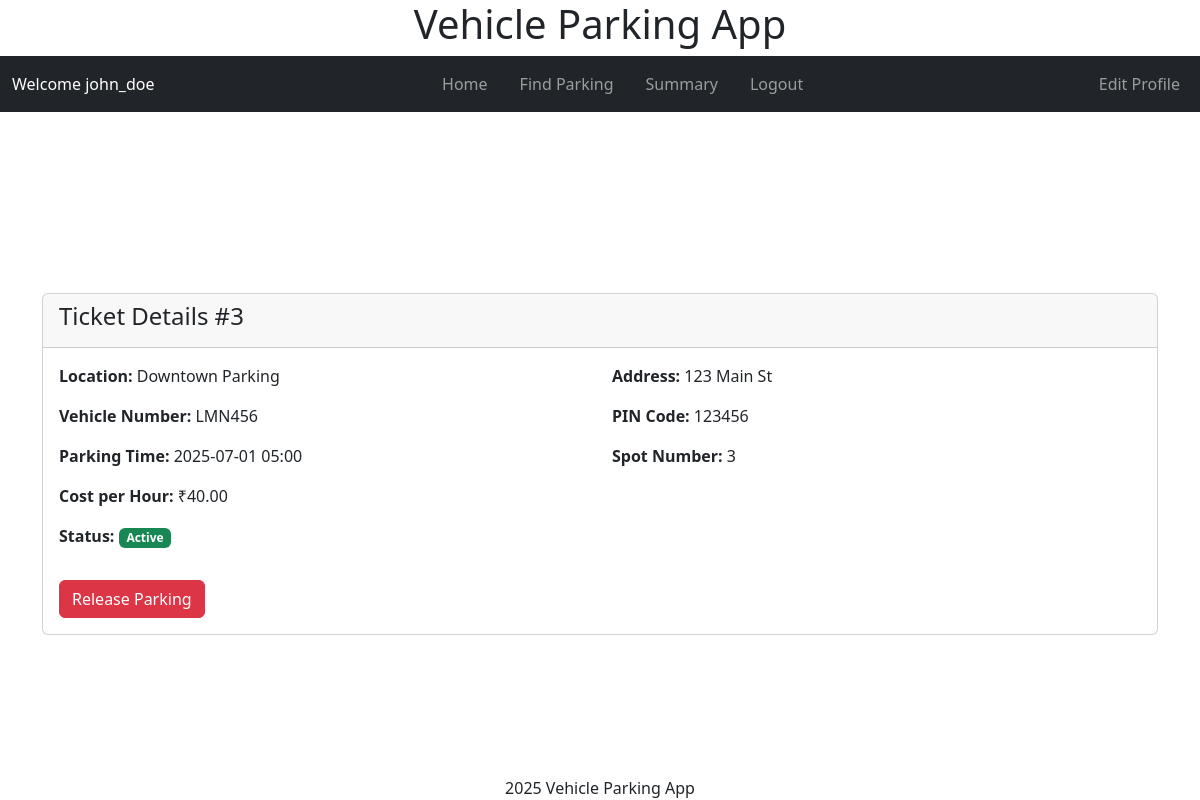
Screenshot of /user/view_ticket/3 (signed in) with the database file from the repository.
### models/models.py (models this page shows, shortened)
class User(db.Model, UserMixin):
    id = db.Column(db.Integer, primary_key=True)
    username = db.Column(db.String(80), unique=True, nullable=False)
    fullname = db.Column(db.String(255), nullable=False)
    address = db.Column(db.Text, nullable=False)
    pincode = db.Column(db.String(10), nullable=False)
    is_admin = db.Column(db.Boolean, default=False, nullable=False)
    parking_tickets = db.relationship('Ticket', backref='user', lazy=True)
    password_hash = db.Column(db.String(128), nullable=False)

class Ticket(db.Model):
    id = db.Column(db.Integer, primary_key=True)
    active = db.Column(db.Boolean, default=True, nullable=False)
    spot_id = db.Column(db.Integer, db.ForeignKey('parking_spot.id'), nullable=False)
    user_id = db.Column(db.Integer, db.ForeignKey('user.id'), nullable=False)
    vehicle_number = db.Column(db.String(20), nullable=False)
    parking_timestamp = db.Column(db.DateTime, nullable=False)
    leaving_timestamp = db.Column(db.DateTime)
    duration = db.Column(db.Float)
    total_cost = db.Column(db.Numeric(10, 2))
    parking_cost_per_unit_time = db.Column(db.Numeric(8, 2), nullable=False)

class ParkingLot(db.Model):
    id = db.Column(db.Integer, primary_key=True)
    prime_location_name = db.Column(db.String(255), nullable=False)
    price = db.Column(db.Numeric(10, 2), nullable=False)
    address = db.Column(db.Text, nullable=False)
    pin_code = db.Column(db.String(10), nullable=False)
    maximum_number_of_spots = db.Column(db.Integer, nullable=False)
    spots = db.relationship('ParkingSpot', backref='lot', lazy=True,
                          cascade='all, delete-orphan')

class ParkingSpot(db.Model):
    id = db.Column(db.Integer, primary_key=True)
    lot_id = db.Column(db.Integer, db.ForeignKey('parking_lot.id'), nullable=False)
    status = db.Column(db.String(1), nullable=False, default='A')
    tickets = db.relationship('Ticket', backref='spot', lazy=True,
                            cascade='all, delete-orphan')

### controllers/user_controllers.py (the view)
@app.route('/user/view_ticket/<int:ticket_id>')
@user_required
def view_ticket(ticket_id):
    ticket = Ticket.query.get_or_404(ticket_id)
    if ticket.user_id != current_user.id:
        flash('Unauthorized access', 'error')
        return redirect(url_for('user_dashboard'))
    return render_template('user/view_ticket.html', ticket=ticket, user=current_user.username)

### app.py (called while the page is built)
def create_app():
    app = Flask(__name__)
    app.config.from_object(LocalDevelopmentConfig)
    db.init_app(app)
    login_manager = LoginManager()
    login_manager.init_app(app)
    from models.models import User
    @login_manager.user_loader
    def load_user(user_id):
        return User.query.get(int(user_id))
    app.app_context().push()
    return app

### controllers/user_controllers.py (called while the page is built)
def user_required(f):
    @wraps(f)
    def decorated_function(*args, **kwargs):
        if not current_user.is_authenticated:
            flash('Please login to access this page.', 'warning')
            return redirect(url_for('login'))
        if current_user.is_admin:
            flash('This page is only accessible to regular users.', 'warning')
            return redirect(url_for('admin_dashboard'))
        return f(*args, **kwargs)
    return decorated_function

### templates/user/view_ticket.html (shortened to what this page needs)
{% extends "layout.html" %}
{% block header %}
    {% include "user/navbar.html" with context %}
{% endblock header %}
{% block content %}
<div class="container mt-4">
    <div class="card">
        <div class="card-header">
            <h4>Ticket Details #{{ ticket.id }}</h4>
        </div>
        <div class="card-body">
            <div class="row">
                <div class="col-md-6">
                    <p><strong>Location:</strong> {{ ticket.spot.lot.prime_location_name }}</p>
                    <p><strong>Vehicle Number:</strong> {{ ticket.vehicle_number }}</p>
                    <p><strong>Parking Time:</strong> {{ ticket.parking_timestamp.strftime('%Y-%m-%d %H:%M') }}</p>
                    <p><strong>Cost per Hour:</strong> ₹{{ ticket.parking_cost_per_unit_time }}</p>
                    <p><strong>Status:</strong>
                        {% if ticket.leaving_timestamp %}
                            <span class="badge bg-secondary">Released</span>
                        {% else %}
                            <span class="badge bg-success">Active</span>
                        {% endif %}
                    </p>
                </div>
                <div class="col-md-6">
                    <p><strong>Address:</strong> {{ ticket.spot.lot.address }}</p>
                    <p><strong>PIN Code:</strong> {{ ticket.spot.lot.pin_code }}</p>
                    <p><strong>Spot Number:</strong> {{ ticket.spot.id }}</p>
                </div>
            </div>
            {% if not ticket.leaving_timestamp %}
                <div class="mt-3">
                    <form action="{{ url_for('release_parking', record_id=ticket.id) }}" method="POST" class="d-inline">
                        <button type="submit" class="btn btn-danger">Release Parking</button>
                    </form>
                </div>
            {% endif %}
        </div>
    </div>
</div>
{% endblock %}

### templates/user/navbar.html
<nav class="navbar navbar-expand-lg navbar-dark bg-dark">
    <div class="container-fluid">
        <span class="navbar-text text-white mr-3">
            Welcome {{ user if user else 'Error Please provide user name' }}
        </span>
        <div class="mx-auto order-0">
            <ul class="navbar-nav flex-row">
                <li class="nav-item px-2">
                    <a class="nav-link" href="{{ url_for('user_dashboard') }}">Home</a>
                </li>
                <li class="nav-item px-2">
                    <a class="nav-link" href="{{ url_for('find_parking') }}">Find Parking</a>
                </li>
                <li class="nav-item px-2">
                    <a class="nav-link" href="{{ url_for('user_summary') }}">Summary</a>
                </li>
                <li class="nav-item px-2">
                    <a class="nav-link" href="{{ url_for('logout') }}">Logout</a>
                </li>
            </ul>
        </div>
        <ul class="navbar-nav ml-auto">
            <li class="nav-item">
                <a class="nav-link" href="{{ url_for('edit_profile') }}">Edit Profile</a>
            </li>
        </ul>
    </div>
</nav>

### static/styles.css (style rules this page uses)
html, body { height: 100%; width: 100vw; margin: 0; padding: 0; overflow: hidden; }
body { min-height: 100vh; min-width: 100vw; box-sizing: border-box; display: flex; flex-direction: column; }

### rows the page displays
User: username "john_doe"
Ticket: id "3", vehicle_number "LMN456", parking_timestamp "2025-07-01 05:00", parking_cost_per_unit_time "40.00"
ParkingLot: spot.lot.prime_location_name "Downtown Parking", spot.lot.address "123 Main St", spot.lot.pin_code "123456"
ParkingSpot: spot.id "3"
